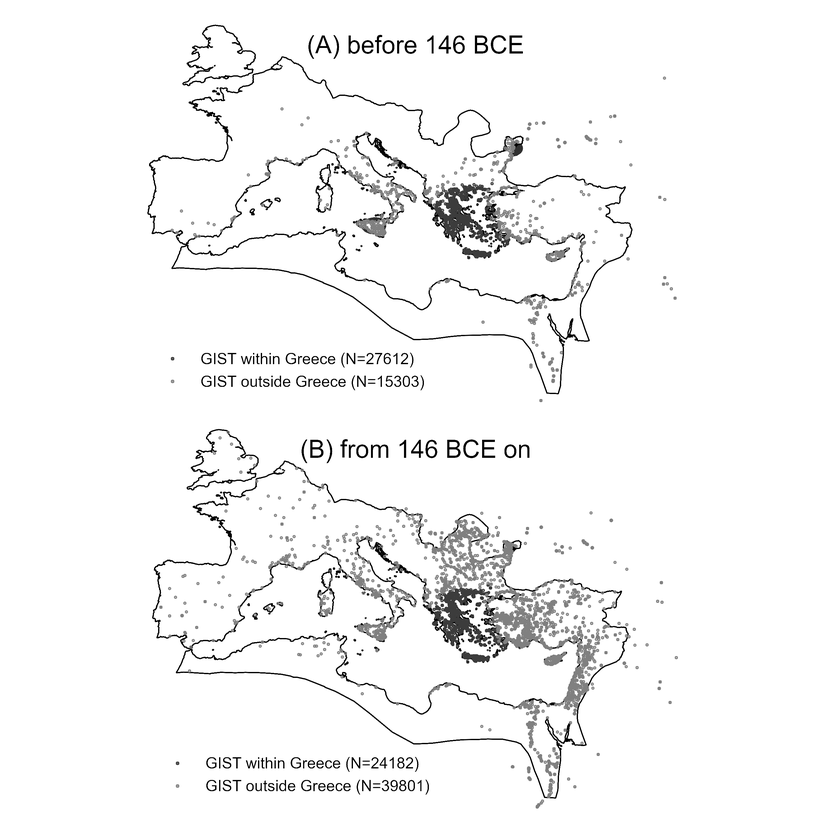
#> input picture figures/figures-grayscale/kase-glomb_fig1.png, 831 x 831 px, shrunk from 2670 x 2670 before the run, given in place of kase-glomb_fig1.tiff, which was not available
$ jupyter execute --allow-errors 5_converting-images.ipynb
#> lines starting #> are read from the running program, lines starting #| are printed output that depends on the picture; pictures that were not available may be replaced by others from this repository, and a replacement may not be noted
[cell 1]
import matplotlib.pyplot as plt
from PIL import Image, ImageEnhance

[cell 2]
def image_enhance(fn, bright, contr):
#> called with fn = 'kase-glomb_fig1', bright = 2, contr = 2
    path = '../figures/submission-figures/' + fn + '.tiff'
    img = Image.open(path).convert('L')
#> img is the input picture: PIL image 831x831 L; min 0, max 255, mean 245.4
    img = ImageEnhance.Brightness(img).enhance(bright)
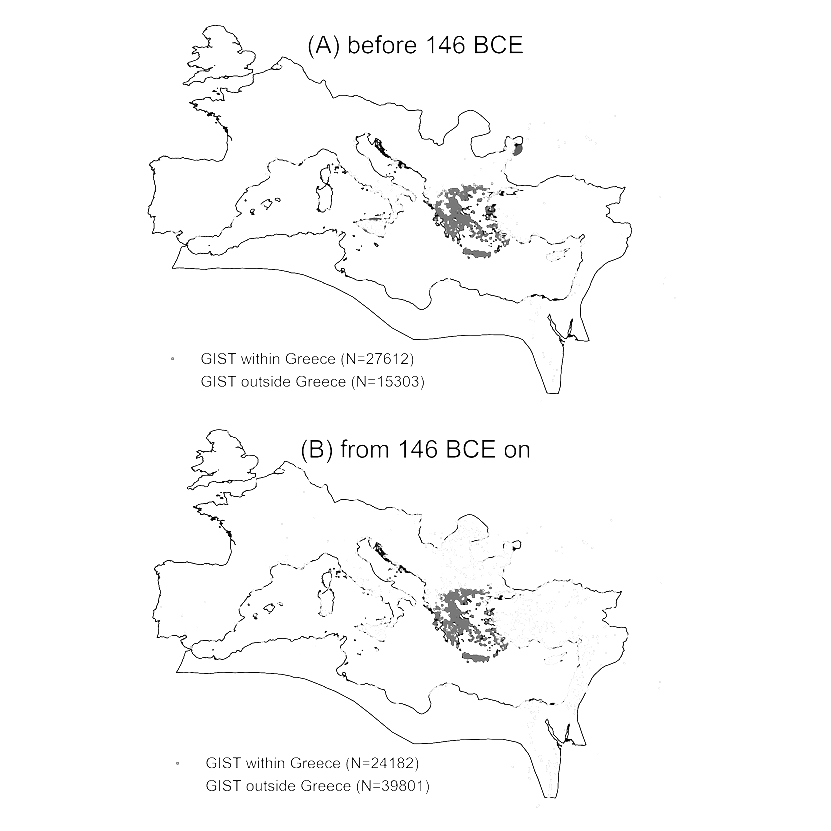
#> img: PIL image 831x831 L; min 0, max 255, mean 250.4
    img = ImageEnhance.Contrast(img).enhance(contr)
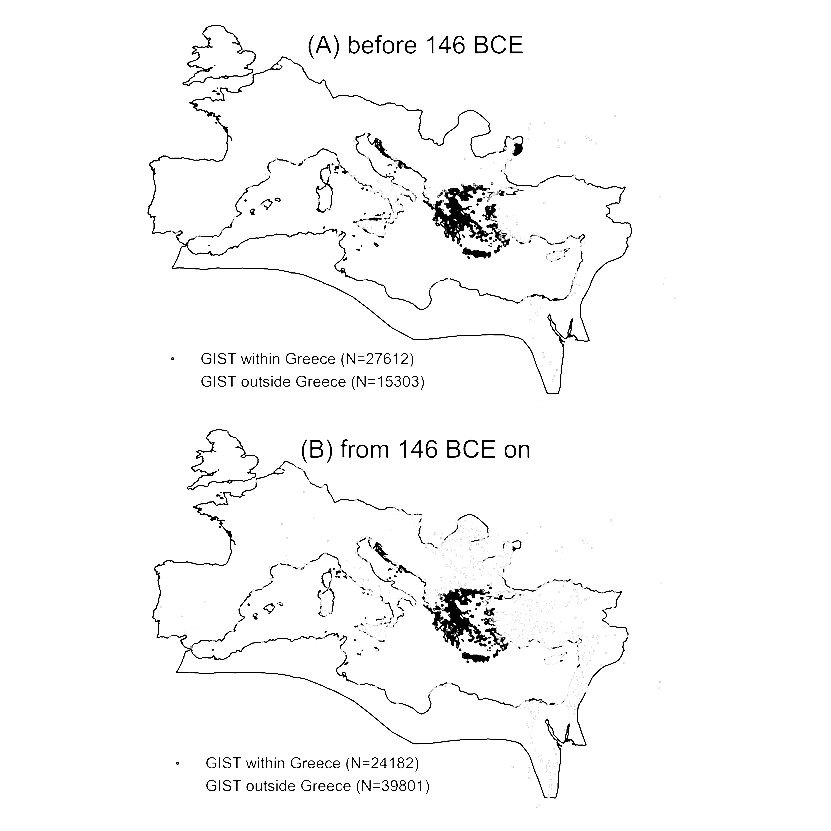
#> img: PIL image 831x831 L; min 0, max 255, mean 248.7
    fig, ax = plt.subplots(dpi=300)
    ax.imshow(img, cmap='gray')
    img.save('../figures/figures-grayscale/' + fn + '.tiff')
    img.save('../figures/figures-grayscale/' + fn + '.png')

[cell 3]
image_enhance('kase-glomb_fig1', 2, 2)

[cell 4]
image_enhance('kase-glomb_fig2', 2, 2)
#> call 2 of image_enhance, with fn = 'kase-glomb_fig2', bright = 2, contr = 2
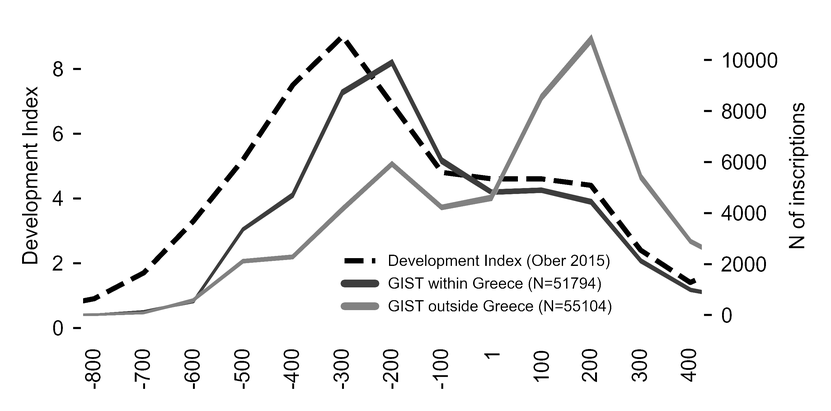
#> input picture figures/figures-grayscale/kase-glomb_fig2.png, 831 x 411 px, shrunk from 2670 x 1320 before the run, given in place of kase-glomb_fig2.tiff, which was not available
#> in image_enhance, img is the input picture: PIL image 831x411 L; min 0, max 255, mean 243.5
#> in image_enhance (call 2), `img = ImageEnhance.Brightness(img).enhance(bright)`:
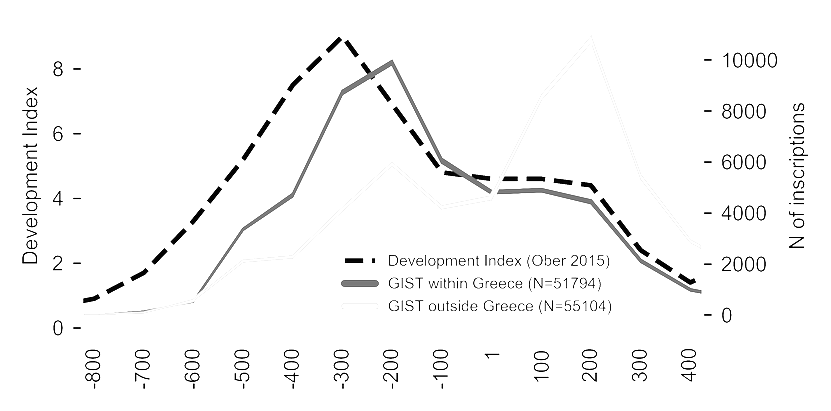
#> img: PIL image 831x411 L; min 0, max 255, mean 248.1
#> in image_enhance (call 2), `img = ImageEnhance.Contrast(img).enhance(contr)`:
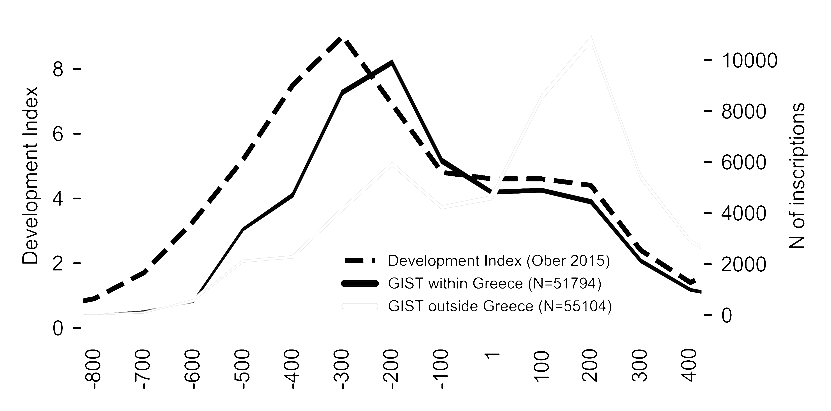
#> img: PIL image 831x411 L; min 0, max 255, mean 245.9

[cell 5]
  # cmap='gray' specifies to plt.imshow() that it should use the grayscale color map
image_enhance('kase-glomb_fig3', 1, 1)
#> call 3 of image_enhance, with fn = 'kase-glomb_fig3', bright = 1, contr = 1
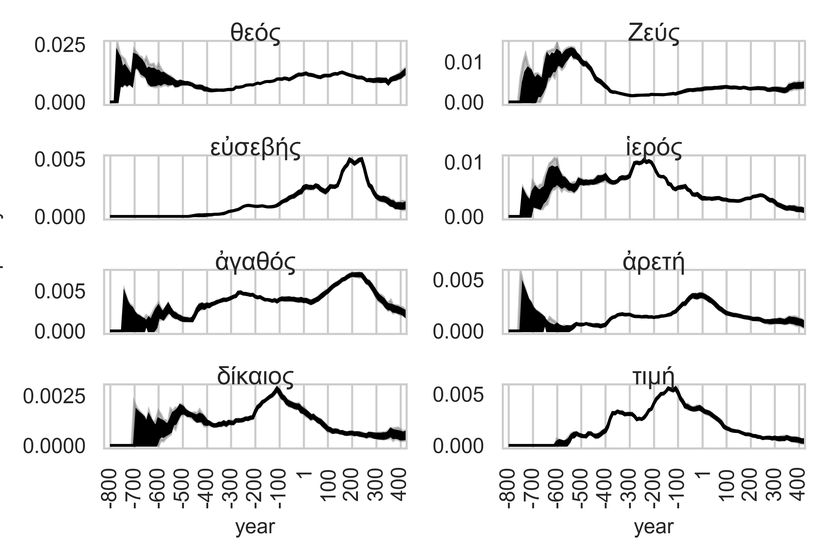
#> input picture figures/figures-grayscale/kase-glomb_fig3.png, 831 x 560 px, shrunk from 2670 x 1800 before the run, given in place of kase-glomb_fig3.tiff, which was not available
#> in image_enhance, img is the input picture: PIL image 831x560 L; min 0, max 255, mean 237.1

[cell 6]
image_enhance('kase-glomb_fig5', 1, 1.2)
#> call 4 of image_enhance, with fn = 'kase-glomb_fig5', bright = 1, contr = 1.2
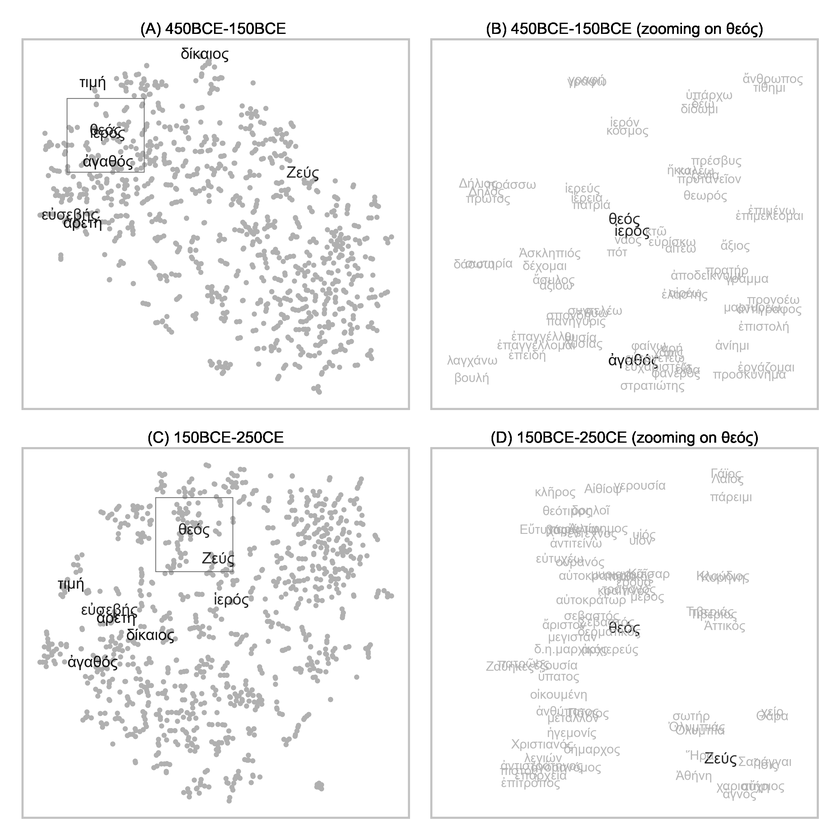
#> input picture figures/figures-grayscale/kase-glomb_fig5.png, 840 x 840 px, shrunk from 2700 x 2700 before the run, given in place of kase-glomb_fig5.tiff, which was not available
#> in image_enhance, img is the input picture: PIL image 840x840 L; min 0, max 255, mean 246.1
